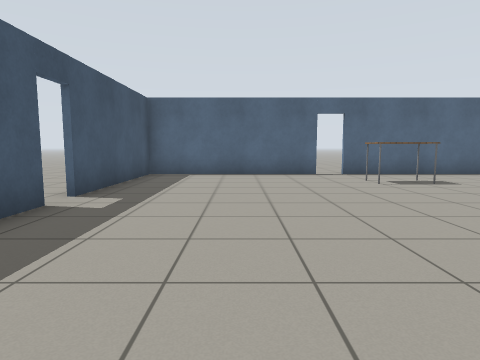
[1] (above)

24 first-person views from a walk through a robot-simulator world made for Gazebo. The camera is 0.9 m above the floor, tilts 6° down and sees 75° across. The floor is counted in squares, 1 m on a side. Each view is taken from the middle of a square. On the plan, view 1 faces up. The plan holds only what a view shows up to about 11 squares ahead; the rest is blank. Gazebo's built-in surfaces are drawn with simple patterns.

[2]
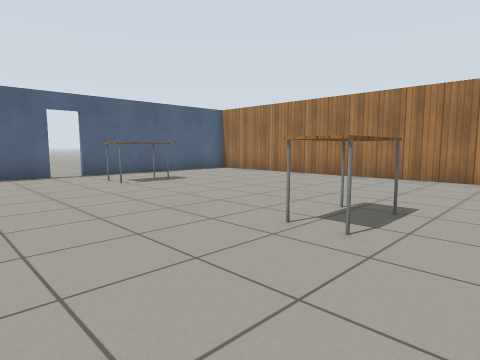

[3]
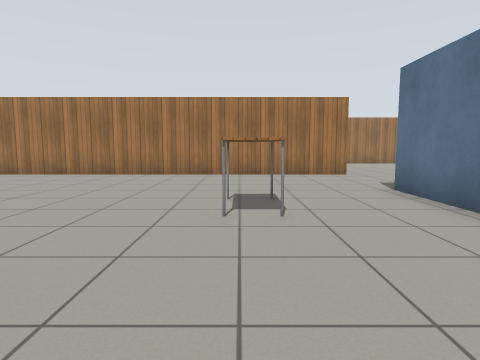

[4]
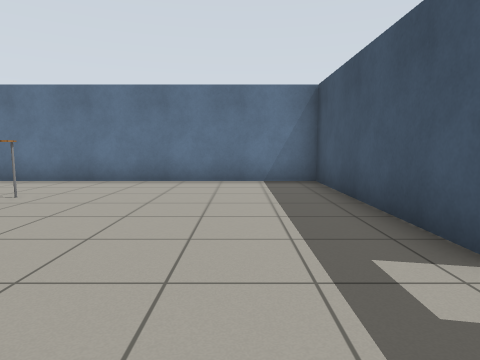

[5]
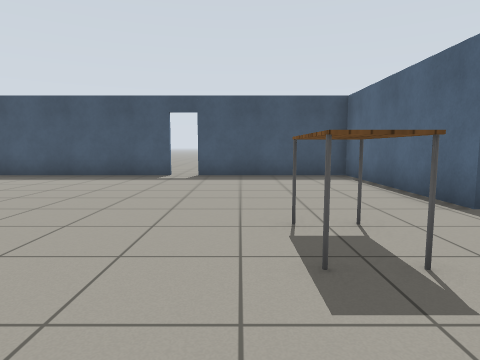

[6]
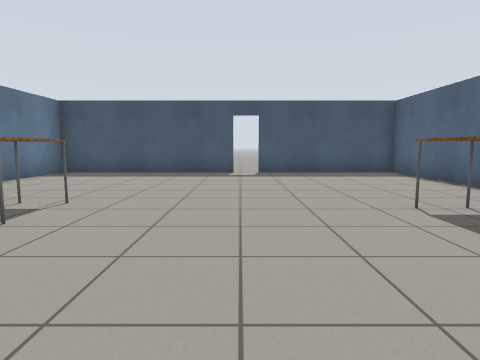

[7]
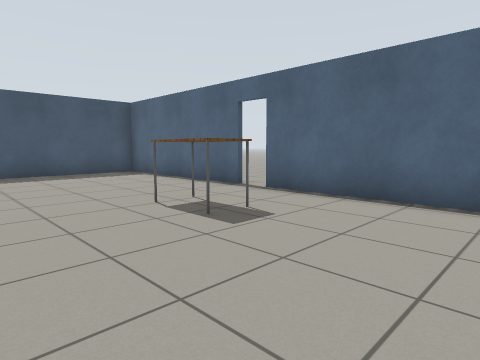

[8]
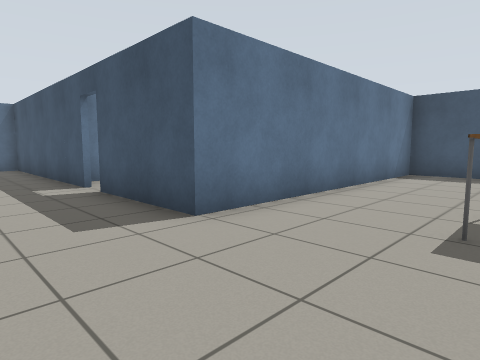

[9]
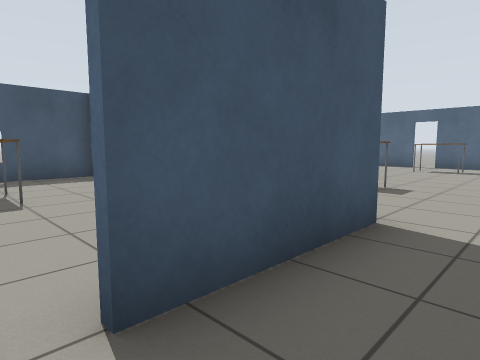

[10]
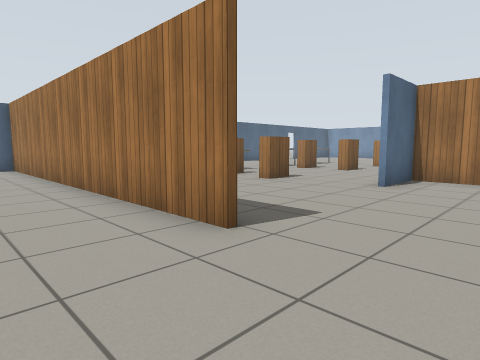

[11]
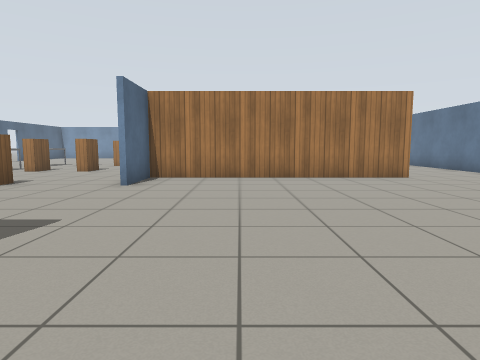

[12]
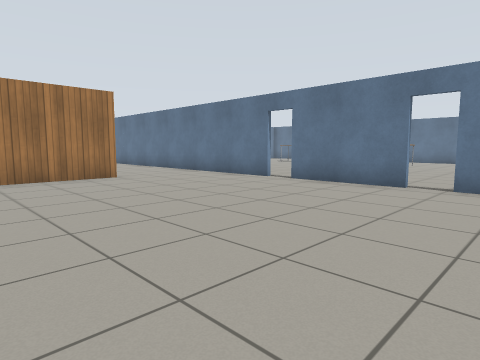

[13]
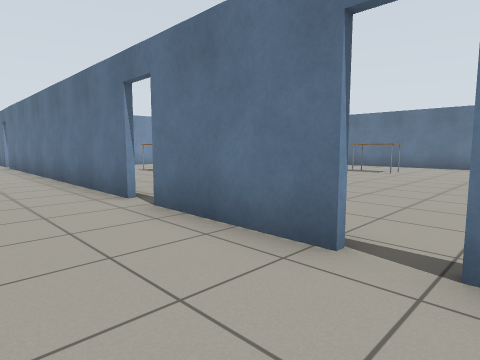

[14]
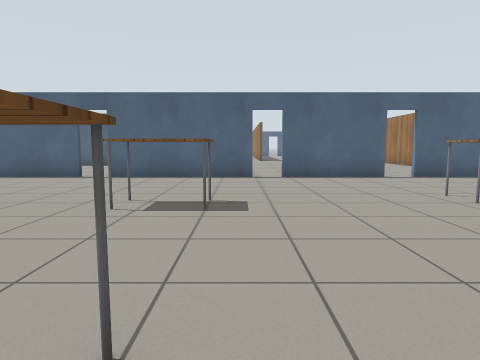

[15]
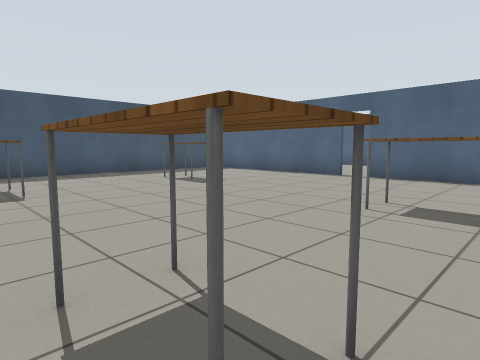

[16]
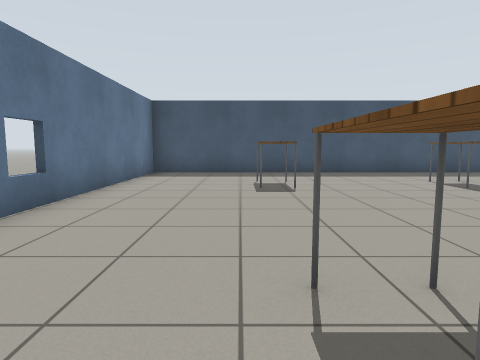

[17]
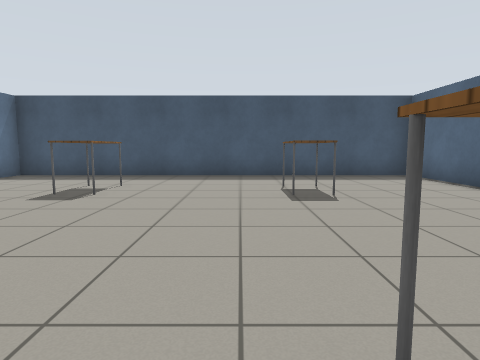

[18]
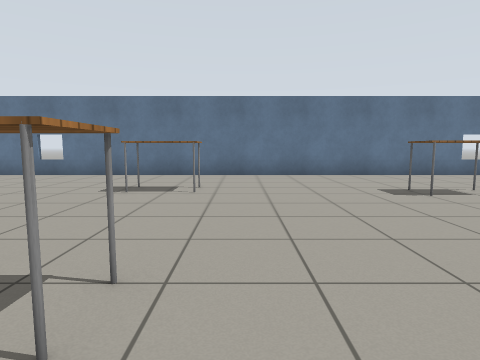

[19]
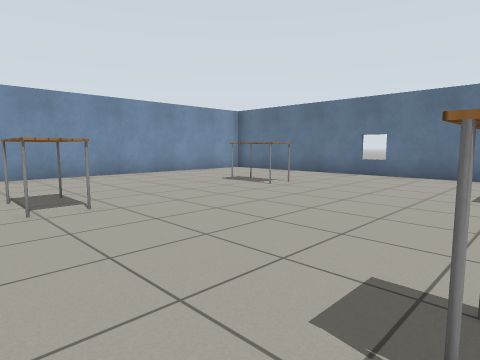

[20]
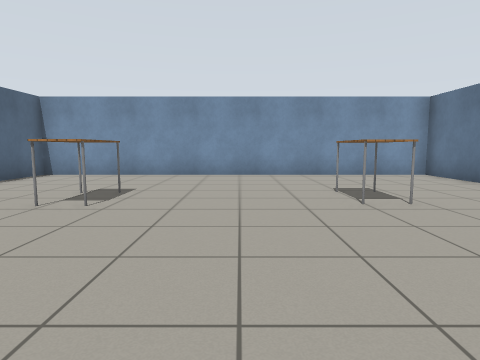

[21]
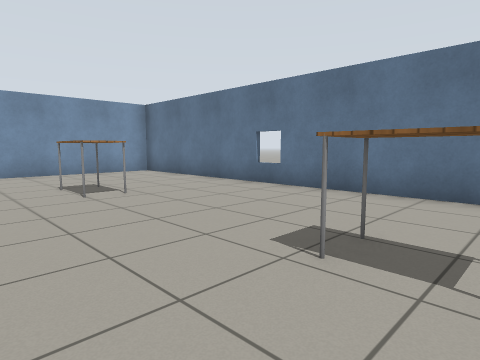

[22]
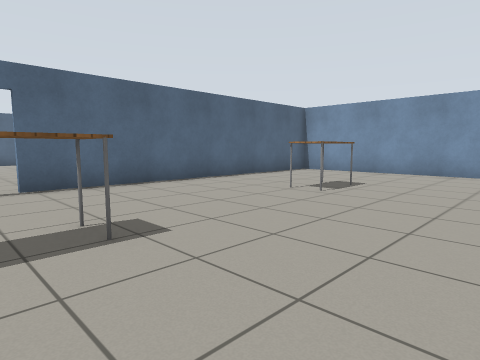

[23]
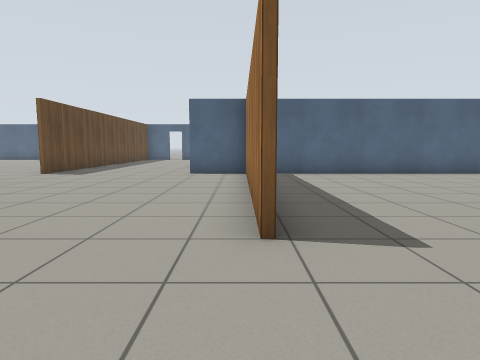

[24]
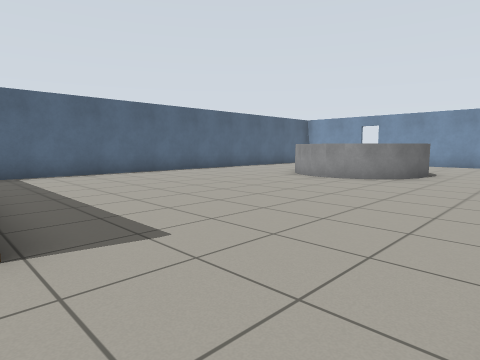

### Floor plan
Ten units are one square. View 1 is at (0, 0); x grows to the right and y downward. Boxes are objects, and circles mark ways between rooms. Rooms are numbered by the first view taken in them; rooms with no view inside come last. Other rooms are left out.
<svg viewBox="-36 -110 316 366">
<path fill="none" stroke="#000" d="M-30 -49 -30 10M26 -104 -30 -104 -30 -56M93 6 93 -100M-31 13 56 13M80 -104 34 -104M242 13 172 13M162 90 162 13 142 13M95 9 95 16M93 16 93 6M131 125 214 125M56 13 56 45M56 52 56 114M92 125 124 125M79 125 84 125M85 126 40 126M124 126 92 126M32 126 -22 126M-30 126 -30 251 232 251 232 126 132 126"/>
<rect x="25" y="-25" width="20" height="10" fill="#bbb"><title>table</title></rect>
<rect x="35" y="-85" width="20" height="10" fill="#bbb"><title>table</title></rect>
<rect x="135" y="-25" width="20" height="10" fill="#bbb"><title>bookshelf</title></rect>
<rect x="135" y="-45" width="20" height="10" fill="#bbb"><title>bookshelf</title></rect>
<rect x="245" y="55" width="30" height="40" fill="#bbb"><title>grey cylinder</title></rect>
<rect x="-5" y="205" width="20" height="10" fill="#bbb"><title>table</title></rect>
<rect x="-5" y="155" width="20" height="20" fill="#bbb"><title>table</title></rect>
<rect x="55" y="205" width="20" height="10" fill="#bbb"><title>table</title></rect>
<rect x="55" y="165" width="20" height="10" fill="#bbb"><title>table</title></rect>
<rect x="115" y="205" width="20" height="20" fill="#bbb"><title>table</title></rect>
<rect x="115" y="155" width="20" height="20" fill="#bbb"><title>table</title></rect>
<rect x="175" y="205" width="20" height="10" fill="#bbb"><title>table</title></rect>
<rect x="175" y="155" width="20" height="10" fill="#bbb"><title>table</title></rect>
<circle cx="75" cy="15" r="3" fill="#2a7"/>
<circle cx="130" cy="125" r="3" fill="#2a7"/>
<circle cx="90" cy="125" r="3" fill="#2a7"/>
<text x="30" y="-40">1</text>
<text x="200" y="20">2</text>
<text x="100" y="190">3</text>
</svg>
Room 1 opens to room 2. Room 2 opens to room 3.

Where each view was taken, in squares from view 1:
view 1: 0 up, 0 right, facing up
view 2: 0 up, 0 right, facing up-right
view 3: 2 up, 1 left, facing right
view 4: 7 up, 1 left, facing down
view 5: 7 up, 7 right, facing left
view 6: 5 up, 8 right, facing left
view 7: 5 up, 8 right, facing up-left
view 8: 2 up, 8 right, facing down-left
view 9: 5 down, 7 right, facing up-left
view 10: 4 down, 7 right, facing up-right
view 11: 4 down, 7 right, facing right
view 12: 5 down, 7 right, facing down-right
view 13: 10 down, 8 right, facing down-right
view 14: 22 down, 8 right, facing up
view 15: 22 down, 8 right, facing up-left
view 16: 22 down, 8 right, facing left
view 17: 18 down, 7 right, facing left
view 18: 15 down, 11 right, facing down
view 19: 15 down, 13 right, facing down-right
view 20: 19 down, 13 right, facing right
view 21: 19 down, 12 right, facing down-right
view 22: 20 down, 12 right, facing up-right
view 23: 12 down, 16 right, facing up
view 24: 12 down, 16 right, facing up-right
